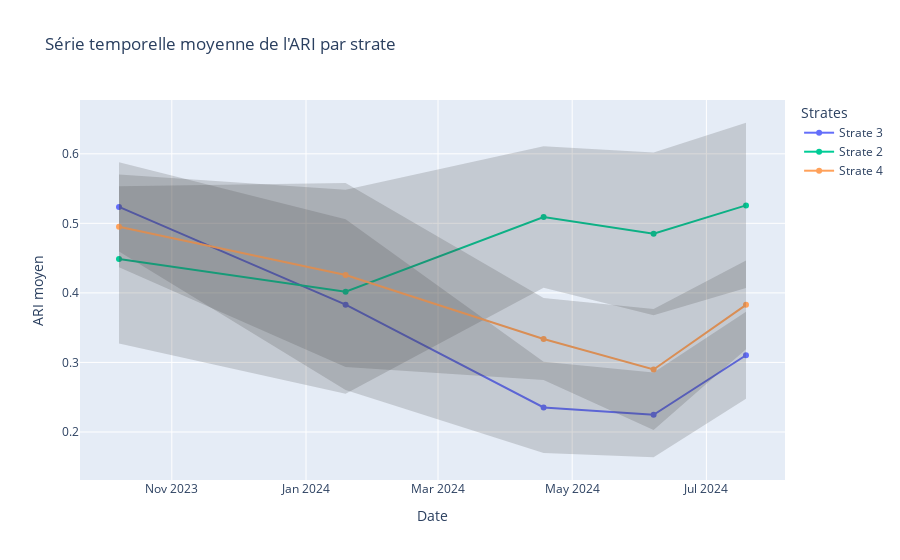

Source (notebook cell):
### Code cell
# Charger le fichier de strates
strates_path = '/home/onyxia/work/data/projet_eval/PI_strates_bretagne_32630.shp'
gdf = gpd.read_file(strates_path)

# Lire le fichier ARI_serie_temp.tif
ari_path = '/home/onyxia/work/results/ARI_serie_temp.tif'
ari_ds = gdal.Open(ari_path)
dates = ['2024-07-19', '2024-06-07', '2024-04-18', '2024-01-19', '2023-10-08']

# Préparer les données pour chaque strate
strates = gdf['strate'].unique()
ari_means = {strate: [] for strate in strates}
ari_stds = {strate: [] for strate in strates}

# Obtenir les informations géométriques et spatiales
transform = ari_ds.GetGeoTransform()
projection = ari_ds.GetProjection()
x_size = ari_ds.RasterXSize
y_size = ari_ds.RasterYSize

# Pour chaque strate
for strate in strates:
    # Filtrer les polygones de la strate
    strate_gdf = gdf[gdf['strate'] == strate]

    # Pour chaque bande (date)
    for band_num in range(1, ari_ds.RasterCount + 1):
        # Lire la bande
        band = ari_ds.GetRasterBand(band_num)
        ari_array = band.ReadAsArray()

        # Créer un masque pour la strate
        rasterized = np.zeros((y_size, x_size), dtype=np.uint8)

        # Créer une couche en mémoire
        mem_drv = ogr.GetDriverByName('Memory')
        mem_ds = mem_drv.CreateDataSource('out')
        mem_layer = mem_ds.CreateLayer('poly', srs=ogr.osr.SpatialReference(wkt=projection), geom_type=ogr.wkbPolygon)

        # Ajouter chaque géométrie à la couche
        for _, row in strate_gdf.iterrows():
            feature = ogr.Feature(mem_layer.GetLayerDefn())
            feature.SetGeometry(ogr.CreateGeometryFromWkb(row.geometry.wkb))
            mem_layer.CreateFeature(feature)
            feature = None

        # Créer un raster en mémoire pour le masque
        mem_raster_ds = gdal.GetDriverByName('MEM').Create('', x_size, y_size, 1, gdal.GDT_Byte)
        mem_raster_ds.SetGeoTransform(transform)
        mem_raster_ds.SetProjection(projection)
        mem_raster_band = mem_raster_ds.GetRasterBand(1)
        mem_raster_band.Fill(0)

        # Rasteriser
        gdal.RasterizeLayer(mem_raster_ds, [1], mem_layer, burn_values=[1], options=["ALL_TOUCHED=TRUE"])

        # Lire le masque rasterisé
        rasterized = mem_raster_ds.GetRasterBand(1).ReadAsArray()

        # Extraire les valeurs ARI pour la strate
        ari_values = ari_array[rasterized == 1]
        ari_values = ari_values[ari_values != -9999]  # Exclure les valeurs NoData

        # Calculer la moyenne et l'écart-type
        if len(ari_values) > 0:
            mean_ari = np.nanmean(ari_values)
            std_ari = np.nanstd(ari_values)
        else:
            mean_ari = np.nan
            std_ari = np.nan

        ari_means[strate].append(mean_ari)
        ari_stds[strate].append(std_ari)

# Créer le dossier s'il n'existe pas
os.makedirs('/home/onyxia/work/results/figure', exist_ok=True)

# Créer le graphique avec Plotly
fig = go.Figure()

# Pour chaque strate
for strate in ari_means:
    means = ari_means[strate]
    stds = ari_stds[strate]

    # Ajouter la ligne de la moyenne
    fig.add_trace(go.Scatter(
        x=dates,
        y=means,
        mode='lines+markers',
        name=f'Strate {strate}'
    ))

    # Ajouter l'enveloppe de l'écart-type
    fig.add_trace(go.Scatter(
        x=np.concatenate([dates, dates[::-1]]),
        y=np.concatenate([np.array(means) + np.array(stds), (np.array(means) - np.array(stds))[::-1]]),
        fill='toself',
        fillcolor='rgba(68, 68, 68, 0.2)',
        line=dict(color='rgba(255,255,255,0)'),
        showlegend=False,
        hoverinfo="skip"
    ))

# Personnaliser le graphique
fig.update_layout(
    title='Série temporelle moyenne de l\'ARI par strate',
    xaxis_title='Date',
    yaxis_title='ARI moyen',
    legend_title='Strates',
    hovermode='x unified'
)

# Enregistrer le graphique en HTML
fig.write_html('/home/onyxia/work/results/figure/ARI_series.html')

# Afficher le graphique
fig.show()

### Figure 1 — Plotly figure (JSON) as saved in the notebook; plotly's stock layout.template omitted (floating-point values rounded to 4 significant figures)
{"data": [{"mode": "lines+markers", "name": "Strate 3", "type": "scatter", "x": ["2024-07-19", "2024-06-07", "2024-04-18", "2024-01-19", "2023-10-08"], "y": [0.3103, 0.2246, 0.2352, 0.3831, 0.5236]}, {"fill": "toself", "fillcolor": "rgba(68, 68, 68, 0.2)", "hoverinfo": "skip", "line": {"color": "rgba(255,255,255,0)"}, "showlegend": false, "type": "scatter", "x": ["2024-07-19", "2024-06-07", "2024-04-18", "2024-01-19", "2023-10-08", "2023-10-08", "2024-01-19", "2024-04-18", "2024-06-07", "2024-07-19"], "y": [0.373, 0.2856, 0.3008, 0.506, 0.5877, 0.4595, 0.2603, 0.1696, 0.1636, 0.2477]}, {"mode": "lines+markers", "name": "Strate 2", "type": "scatter", "x": ["2024-07-19", "2024-06-07", "2024-04-18", "2024-01-19", "2023-10-08"], "y": [0.5258, 0.4849, 0.5091, 0.4017, 0.4486]}, {"fill": "toself", "fillcolor": "rgba(68, 68, 68, 0.2)", "hoverinfo": "skip", "line": {"color": "rgba(255,255,255,0)"}, "showlegend": false, "type": "scatter", "x": ["2024-07-19", "2024-06-07", "2024-04-18", "2024-01-19", "2023-10-08", "2023-10-08", "2024-01-19", "2024-04-18", "2024-06-07", "2024-07-19"], "y": [0.6446, 0.6019, 0.6109, 0.5485, 0.5701, 0.3271, 0.2549, 0.4072, 0.3679, 0.4069]}, {"mode": "lines+markers", "name": "Strate 4", "type": "scatter", "x": ["2024-07-19", "2024-06-07", "2024-04-18", "2024-01-19", "2023-10-08"], "y": [0.3828, 0.2898, 0.3337, 0.4257, 0.4952]}, {"fill": "toself", "fillcolor": "rgba(68, 68, 68, 0.2)", "hoverinfo": "skip", "line": {"color": "rgba(255,255,255,0)"}, "showlegend": false, "type": "scatter", "x": ["2024-07-19", "2024-06-07", "2024-04-18", "2024-01-19", "2023-10-08", "2023-10-08", "2024-01-19", "2024-04-18", "2024-06-07", "2024-07-19"], "y": [0.4466, 0.3768, 0.3926, 0.5581, 0.5534, 0.437, 0.2934, 0.2748, 0.2029, 0.319]}], "layout": {"hovermode": "x unified", "legend": {"title": {"text": "Strates"}}, "title": {"text": "Série temporelle moyenne de l'ARI par strate"}, "xaxis": {"title": {"text": "Date"}}, "yaxis": {"title": {"text": "ARI moyen"}}}}
